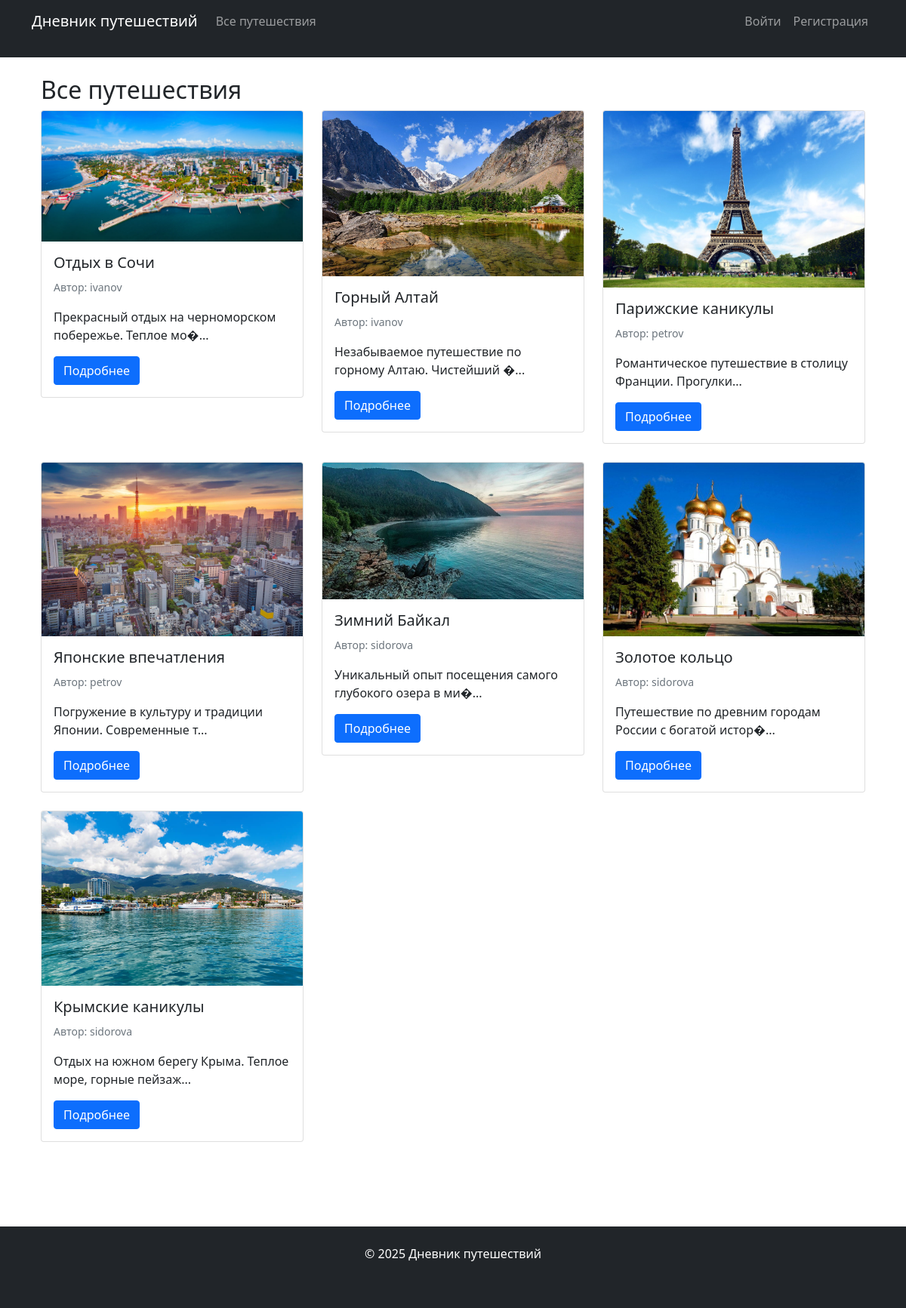
Page /view_trips.php on the committed database.
### tables this page shows
CREATE TABLE `trips` (
  `id` int(11) NOT NULL,
  `user_id` int(11) NOT NULL,
  `title` varchar(100) NOT NULL,
  `location` varchar(100) NOT NULL,
  `latitude` decimal(10,8) DEFAULT NULL,
  `longitude` decimal(11,8) DEFAULT NULL,
  `description` text NOT NULL,
  `cost` decimal(10,2) DEFAULT NULL,
  `heritage_sites` text DEFAULT NULL,
  `visit_places` text DEFAULT NULL,
  `comfort_rating` int(11) DEFAULT NULL,
  `image_path` varchar(255) DEFAULT NULL,
  `created_at` datetime DEFAULT current_timestamp()
);

CREATE TABLE `users` (
  `id` int(11) NOT NULL,
  `username` varchar(50) NOT NULL,
  `email` varchar(100) NOT NULL,
  `password` varchar(255) NOT NULL,
  `created_at` datetime DEFAULT current_timestamp()
);

### view_trips.php (the view, shortened to what this page needs)
<?php
require_once 'config/database.php';
require_once 'includes/header.php';
try {
    $stmt = $pdo->query("SELECT t.*, u.username FROM trips t JOIN users u ON t.user_id = u.id ORDER BY t.created_at DESC");
    $trips = $stmt->fetchAll();
} catch (PDOException $e) {
    die("Ошибка при получении путешествий: " . $e->getMessage());
}
?>
<div class="container">
    <h2>Все путешествия</h2>
    <?php if (empty($trips)): ?>
        <p>Пока нет ни одного путешествия.</p>
    <?php else: ?>
        <div class="row">
            <?php foreach ($trips as $trip): ?>
                <div class="col-md-4 mb-4">
                    <div class="card">
                        <?php if ($trip['image_path']): ?>
                            <img src="<?php echo htmlspecialchars($trip['image_path']); ?>" class="card-img-top" alt="<?php echo htmlspecialchars($trip['title']); ?>">
                        <?php endif; ?>
                        <div class="card-body">
                            <h5 class="card-title"><?php echo htmlspecialchars($trip['title']); ?></h5>
                            <p class="card-text"><small class="text-muted">Автор: <?php echo htmlspecialchars($trip['username']); ?></small></p>
                            <p class="card-text"><?php echo htmlspecialchars(substr($trip['description'], 0, 100)); ?>...</p>
                            <a href="trip_detail.php?id=<?php echo $trip['id']; ?>" class="btn btn-primary">Подробнее</a>
                        </div>
                    </div>
                </div>
            <?php endforeach; ?>
        </div>
    <?php endif; ?>
</div>
<?php require_once 'includes/footer.php'; ?>

### includes/header.php (shortened to what this page needs)
<!DOCTYPE html>
<html lang="ru">
<head>
    <link href="https://cdn.jsdelivr.net/npm/bootstrap@5.1.3/dist/css/bootstrap.min.css" rel="stylesheet">
    <link href="css/style.css" rel="stylesheet">
</head>
<body>
    <nav class="navbar navbar-expand-lg navbar-dark bg-dark">
        <div class="container">
            <a class="navbar-brand" href="index.php">Дневник путешествий</a>
            <div class="collapse navbar-collapse" id="navbarNav">
                <ul class="navbar-nav me-auto">
                    <li class="nav-item">
                        <a class="nav-link" href="view_trips.php">Все путешествия</a>
                    </li>
                </ul>
                <ul class="navbar-nav">
                    <?php if (isset($_SESSION['user_id'])): ?>
                        <li class="nav-item">
                            <span class="navbar-text me-2">Привет, <?php echo htmlspecialchars($_SESSION['username']); ?>!</span>
                        </li>
                        <li class="nav-item">
                            <a class="nav-link" href="logout.php">Выйти</a>
                        </li>
                    <?php else: ?>
                        <li class="nav-item">
                            <a class="nav-link" href="login.php">Войти</a>
                        </li>
                        <li class="nav-item">
                            <a class="nav-link" href="register.php">Регистрация</a>
                        </li>
                    <?php endif; ?>
                </ul>
            </div>
        </div>
    </nav>
    <div class="container mt-4">

### includes/footer.php (shortened to what this page needs)
</div>
    <footer class="bg-dark text-white mt-5 py-4">
        <div class="container text-center">
            <p>&copy; <?php echo date('Y'); ?> Дневник путешествий</p>
        </div>
    </footer>
</body>
</html>

### css/style.css (style rules this page uses)
html, body { height: 100%; margin: 0; }
body { display: flex; flex-direction: column; min-height: 100vh; }
.container { flex: 1 0 auto; padding-bottom: 20px; }
footer { flex-shrink: 0; margin-top: auto; }
footer { background-color: #343a40; color: white; padding: 20px 0; text-align: center; }

### rows in the picture
trips: image_path (picture), title "Отдых в Сочи", user.username "ivanov", description "Прекрасный отдых на черноморском побережье. Теплое мо�"
trips: image_path (picture), title "Горный Алтай", user.username "ivanov", description "Незабываемое путешествие по горному Алтаю. Чистейший �"
trips: image_path (picture), title "Парижские каникулы", user.username "petrov", description "Романтическое путешествие в столицу Франции. Прогулки"
trips: image_path (picture), title "Японские впечатления", user.username "petrov", description "Погружение в культуру и традиции Японии. Современные т"
trips: image_path (picture), title "Зимний Байкал", user.username "sidorova", description "Уникальный опыт посещения самого глубокого озера в ми�"
trips: image_path (picture), title "Золотое кольцо", user.username "sidorova", description "Путешествие по древним городам России с богатой истор�"
trips: image_path (picture), title "Крымские каникулы", user.username "sidorova", description "Отдых на южном берегу Крыма. Теплое море, горные пейзаж"
